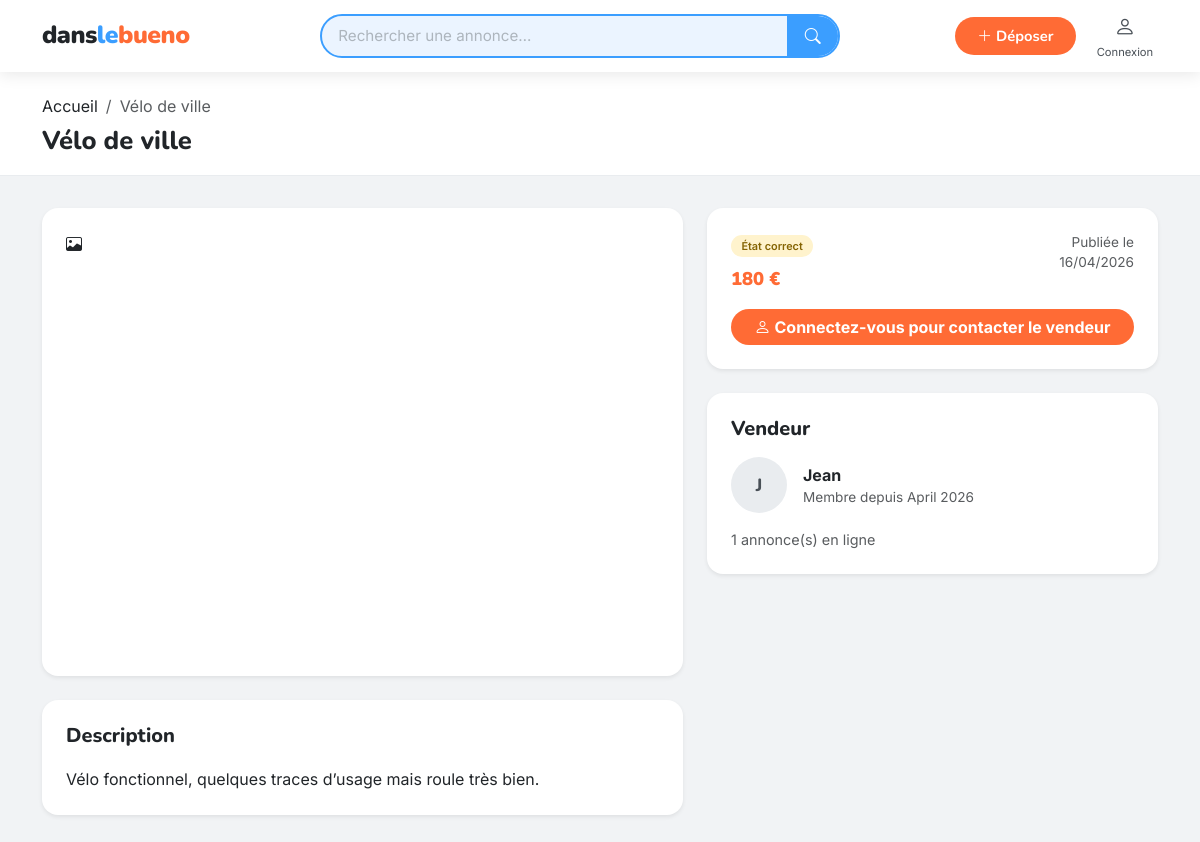
/detail-annonce.php?id=2, run on the app's committed database.
### tables this page shows
CREATE TABLE annonces (
    id INT AUTO_INCREMENT PRIMARY KEY,
    user_id INT NOT NULL,
    titre VARCHAR(120) NOT NULL,
    prix DECIMAL(10,2) NOT NULL,
    etat ENUM('neuf', 'bon', 'correct') NOT NULL DEFAULT 'bon',
    description TEXT NOT NULL,
    image VARCHAR(255) DEFAULT NULL,
    created_at DATETIME NOT NULL DEFAULT CURRENT_TIMESTAMP,
    CONSTRAINT fk_annonces_user FOREIGN KEY (user_id) REFERENCES users(id) ON DELETE CASCADE
);

CREATE TABLE users (
    id INT AUTO_INCREMENT PRIMARY KEY,
    pseudo VARCHAR(60) NOT NULL,
    nom VARCHAR(80) DEFAULT NULL,
    email VARCHAR(190) NOT NULL UNIQUE,
    password VARCHAR(255) NOT NULL,
    role ENUM('user', 'admin') NOT NULL DEFAULT 'user',
    actif TINYINT(1) NOT NULL DEFAULT 1,
    created_at DATETIME NOT NULL DEFAULT CURRENT_TIMESTAMP
);

### includes/bootstrap.php (called while the page is built, shortened)
<?php
function h($value): string {
    return htmlspecialchars((string) $value, ENT_QUOTES, 'UTF-8');
}
function is_logged_in(): bool {
    return !empty($_SESSION['user_id']);
}
function state_label(string $etat): string {
    return match ($etat) {
        'neuf' => 'Neuf',
        'bon' => 'Bon état',
        'correct' => 'État correct',
        default => ucfirst($etat),
    };
}
function format_price($price): string {
    return number_format((float)$price, 0, ',', ' ') . ' €';
}
function render_navbar(string $search = ''): void {
    include __DIR__ . '/navbar.php';
}

### detail-annonce.php (the view, shortened to what this page needs)
<?php
require_once __DIR__ . '/includes/bootstrap.php';
$id = isset($_GET['id']) ? (int) $_GET['id'] : 0;
$stmt = $pdo->prepare('
    SELECT a.*, u.pseudo, u.email, u.created_at AS user_created_at, u.id AS seller_id
    FROM annonces a
    JOIN users u ON u.id = a.user_id
    WHERE a.id = ?
    LIMIT 1
');
$stmt->execute([$id]);
$annonce = $stmt->fetch();
$stmt = $pdo->prepare('SELECT COUNT(*) FROM annonces WHERE user_id = ?');
$stmt->execute([(int) $annonce['seller_id']]);
$nbAnnoncesVendeur = (int) $stmt->fetchColumn();
$isOwner = is_logged_in() && (int) $_SESSION['user_id'] === (int) $annonce['user_id'];
$isFavori = false;
?>
<!DOCTYPE html>
<html lang="fr">
<head>
  <link rel="stylesheet" href="https://cdn.jsdelivr.net/npm/bootstrap@5.3.3/dist/css/bootstrap.min.css" />
  <link rel="stylesheet" href="https://cdn.jsdelivr.net/npm/bootstrap-icons@1.11.3/font/bootstrap-icons.min.css" />
  <link rel="stylesheet" href="style.css" />
</head>
<body>
<section class="page-hero">
  <div class="container-xl">
    <nav aria-label="breadcrumb">
      <ol class="breadcrumb mb-2">
        <li class="breadcrumb-item"><a href="index.php">Accueil</a></li>
        <li class="breadcrumb-item active"><?= h($annonce['titre']) ?></li>
      </ol>
    </nav>
    <h1 class="mb-0"><?= h($annonce['titre']) ?></h1>
  </div>
</section>
<div class="container-xl pb-5">
  <div class="row g-4">
    <div class="col-12 col-lg-7">
      <div class="bg-white rounded-4 shadow-sm p-3 p-lg-4 mb-4">
        <?php if (!empty($annonce['image'])): ?>
          <img
            src="<?= h(image_url($annonce['image'])) ?>"
            class="img-fluid rounded-4 w-100"
            alt="<?= h($annonce['titre']) ?>"
            style="max-height:520px;object-fit:cover;"
          >
        <?php else: ?>
          <div class="img-placeholder rounded-4" style="height:420px;">
            <i class="bi bi-image"></i>
          </div>
        <?php endif; ?>
      </div>
      <div class="bg-white rounded-4 shadow-sm p-4 mb-4">
        <h2 class="section-title">Description</h2>
        <p class="mb-0" style="white-space:pre-line;"><?= h($annonce['description']) ?></p>
      </div>
    </div>
    <div class="col-12 col-lg-5">
      <div class="bg-white rounded-4 shadow-sm p-4 mb-4">
        <div class="d-flex justify-content-between align-items-start gap-3 mb-3">
          <div>
            <span class="badge-etat <?= h($annonce['etat']) ?> mb-2 d-inline-block">
              <?= h(state_label($annonce['etat'])) ?>
            </span>
            <div class="annonce-price"><?= h(format_price($annonce['prix'])) ?></div>
          </div>
          <div class="text-muted text-end" style="font-size:.85rem;">
            Publiée le<br><?= date('d/m/Y', strtotime((string) $annonce['created_at'])) ?>
          </div>
        </div>
        <div class="d-grid gap-2">
          <?php if ($isOwner): ?>
            <a href="modifier-annonce.php?id=<?= (int) $annonce['id'] ?>" class="btn btn-primary-orange">
              <i class="bi bi-pencil me-1"></i>Modifier l’annonce
            </a>
            <a
              href="supprimer-annonce.php?id=<?= (int) $annonce['id'] ?>"
              class="btn btn-outline-danger"
              onclick="return confirm('Supprimer cette annonce ?');"
            >
              <i class="bi bi-trash me-1"></i>Supprimer
            </a>
          <?php else: ?>
            <?php if (is_logged_in()): ?>
              <a href="#contact-vendeur" class="btn btn-primary-orange">
                <i class="bi bi-chat-dots me-1"></i>Contacter le vendeur
              </a>
              <form action="toggle-favori.php" method="POST">
                <input type="hidden" name="annonce_id" value="<?= (int) $annonce['id'] ?>">
                <input type="hidden" name="csrf_token" value="<?= h(csrf_token()) ?>">
                <button class="btn <?= $isFavori ? 'btn-danger' : 'btn-outline-secondary' ?> w-100" type="submit">
                  <i class="bi <?= $isFavori ? 'bi-heart-fill' : 'bi-heart' ?> me-1"></i>
                  <?= $isFavori ? 'Retirer des favoris' : 'Ajouter aux favoris' ?>
                </button>
              </form>
            <?php else: ?>
              <a href="auth.php?mode=connexion" class="btn btn-primary-orange">
                <i class="bi bi-person me-1"></i>Connectez-vous pour contacter le vendeur
              </a>
            <?php endif; ?>
          <?php endif; ?>
        </div>
      </div>
      <div class="bg-white rounded-4 shadow-sm p-4">
        <h2 class="section-title mb-3">Vendeur</h2>
        <div class="d-flex align-items-center gap-3 mb-3">
          <div class="conv-avatar" style="width:56px;height:56px;">
            <?= h(strtoupper(substr((string) $annonce['pseudo'], 0, 1))) ?>
          </div>
          <div>
            <div class="fw-bold"><?= h($annonce['pseudo']) ?></div>
            <div class="text-muted" style="font-size:.85rem;">
              Membre depuis <?= date('F Y', strtotime((string) $annonce['user_created_at'])) ?>
            </div>
          </div>
        </div>
        <div class="text-muted" style="font-size:.9rem;">
          <?= $nbAnnoncesVendeur ?> annonce(s) en ligne
        </div>
      </div>
    </div>
  </div>
</div>
</body>
</html>

### style.css (style rules this page uses)
:root { --color-orange: #FF6B35; --color-orange-dark: #E85A24; --color-orange-light: #FFF0EA; --color-sky: #3B9EFF; --color-sky-dark: #2785E0; --color-sky-light: #EBF4FF; --color-neutral-50: #F8F9FA; --color-neutral-100: #F1F3F5; --color-neutral-200: #E9ECEF; --color-neutral-500: #ADB5BD; --color-neutral-700: #495057; --color-neutral-900: #212529; --color-white: #FFFFFF; --color-danger: #DC3545; --color-success: #28A745; --font-display: 'Nunito', 'Segoe UI', sans-serif; --font-body: 'Inter', 'Segoe UI', sans-serif; --radius-sm: 6px; --radius-md: 12px; --radius-lg: 20px; --radius-pill: 999px; --shadow-card: 0 2px 12px rgba(0,0,0,.08); --shadow-card-hover: 0 8px 28px rgba(0,0,0,.14); --shadow-navbar: 0 2px 16px rgba(0,0,0,.10); --transition-fast: 0.18s ease; --transition-base: 0.28s ease; }
*, *::before, *::after { box-sizing: border-box; }
body { font-family: var(--font-body); background: var(--color-neutral-100); color: var(--color-neutral-900); padding-top: 72px; }
h1, h2, h3, h4, h5, h6, .navbar-brand { font-family: var(--font-display); font-weight: 800; }
a { text-decoration: none; color: inherit; }
.btn-primary-orange { background: var(--color-orange); color: #fff; border: none; border-radius: var(--radius-pill); font-weight: 700; transition: background var(--transition-fast), transform var(--transition-fast), box-shadow var(--transition-fast); }
.badge-etat { font-size: 0.68rem; font-weight: 600; border-radius: var(--radius-pill); padding: 0.2rem 0.65rem; background: var(--color-neutral-200); color: var(--color-neutral-700); }
.badge-etat.correct { background: #FFF3CD; color: #856404; }
.annonce-price { font-family: var(--font-display); font-weight: 900; font-size: 1.15rem; color: var(--color-orange); }
.page-hero { background: var(--color-white); border-bottom: 1px solid var(--color-neutral-200); padding: 1.4rem 0 1.1rem; margin-bottom: 2rem; }
.page-hero h1 { font-size: 1.6rem; margin: 0; color: var(--color-neutral-900); }
.conv-avatar { width: 46px; height: 46px; border-radius: 50%; object-fit: cover; flex-shrink: 0; background: var(--color-neutral-200); display: flex; align-items: center; justify-content: center; font-weight: 800; font-family: var(--font-display); font-size: 1.1rem; color: var(--color-neutral-700); overflow: hidden; }
.section-title { font-family: var(--font-display); font-size: 1.25rem; font-weight: 800; color: var(--color-neutral-900); margin-bottom: 1.2rem; }

### data on the page
annonces: titre "Vélo de ville", description "Vélo fonctionnel, quelques traces d’usage mais roule très bien.", etat "État correct", prix "180 €", created_at "16/04/2026", user.pseudo "J", user.pseudo "Jean", user.created_at "April 2026"

### other printed values
$nbAnnoncesVendeur "1"
